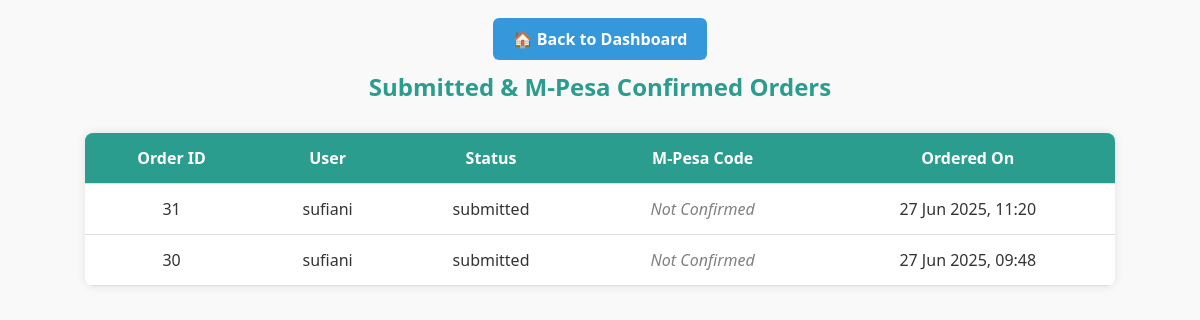
The page /admin/payment1.php (signed in) on the database as committed earlier.
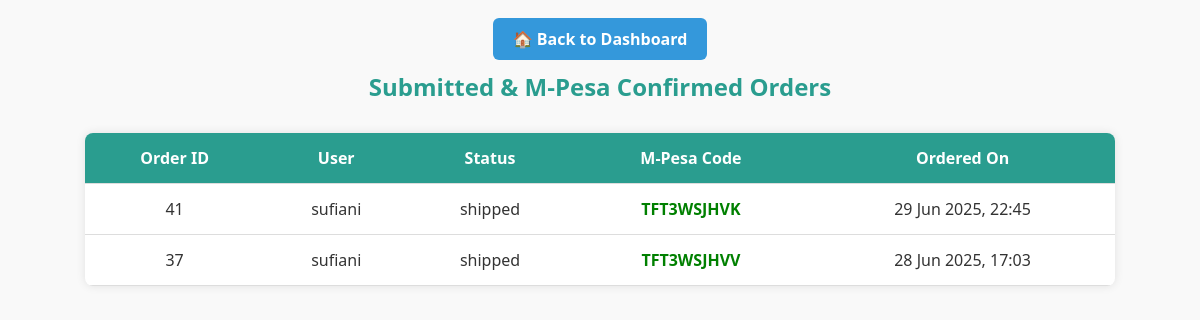
The same page on the database as committed later.
### tables this page shows
CREATE TABLE `orders` (
  `id` int(11) NOT NULL,
  `users_id` int(11) NOT NULL,
  `jersey_id` int(11) NOT NULL,
  `name` varchar(255) NOT NULL,
  `price` decimal(10,2) NOT NULL,
  `image_path` varchar(255) NOT NULL,
  `created_at` datetime DEFAULT current_timestamp(),
  `quantity` int(11) DEFAULT 1,
  `status` varchar(20) DEFAULT 'pending'
);

CREATE TABLE `users` (
  `id` int(11) NOT NULL,
  `username` varchar(30) NOT NULL,
  `password` varchar(255) NOT NULL,
  `email` varchar(50) NOT NULL,
  `created_at` timestamp NOT NULL DEFAULT current_timestamp(),
  `role` enum('user','admin') NOT NULL,
  `reset_token` varchar(64) DEFAULT NULL,
  `reset_token_expiry` datetime DEFAULT NULL
);

CREATE TABLE `tracker` (
  `id` int(11) NOT NULL,
  `orders_id` int(11) NOT NULL,
  `orders_status` varchar(20) NOT NULL,
  `mpesa_message` varchar(50) NOT NULL
);

### admin/payment1.php (the view, shortened to what this page needs)
<?php
include '../db.php';
$sql = "
    SELECT
        o.id AS order_id,
        u.username,
        o.status,
        t.mpesa_message,
        o.created_at
    FROM orders o
    JOIN users u ON o.users_id = u.id
    LEFT JOIN tracker t ON o.id = t.orders_id
    WHERE o.status = 'submitted' OR t.mpesa_message IS NOT NULL
    ORDER BY o.created_at DESC
";
$result = $conn->query($sql);
?>
<!DOCTYPE html>
<html lang="en">
<head>
</head>
<body>
<div class="top-bar">
    <a href="index.php">🏠 Back to Dashboard</a>
</div>
<h2>Submitted & M-Pesa Confirmed Orders</h2>
<?php if ($result && $result->num_rows > 0): ?>
    <table>
        <tr>
            <th>Order ID</th>
            <th>User</th>
            <th>Status</th>
            <th>M-Pesa Code</th>
            <th>Ordered On</th>
        </tr>
        <?php while ($row = $result->fetch_assoc()): ?>
            <tr>
                <td><?= htmlspecialchars($row['order_id']) ?></td>
                <td><?= htmlspecialchars($row['username']) ?></td>
                <td><?= htmlspecialchars($row['status']) ?></td>
                <td class="<?= $row['mpesa_message'] ? 'mpesa' : 'none' ?>">
                    <?= $row['mpesa_message'] ? htmlspecialchars($row['mpesa_message']) : 'Not Confirmed' ?>
                </td>
                <td><?= date('d M Y, H:i', strtotime($row['created_at'])) ?></td>
            </tr>
        <?php endwhile; ?>
    </table>
<?php else: ?>
    <p style="text-align:center; font-size: 1.1em;">No submitted or M-Pesa-confirmed orders found.</p>
<?php endif; ?>
</body>
</html>

Rows that differ between the two databases and show on the page:
removed orders: id "31", users.username "sufiani", status "submitted", shows "Not Confirmed", created_at "27 Jun 2025, 11:20"
removed orders: id "30", users.username "sufiani", status "submitted", shows "Not Confirmed", created_at "27 Jun 2025, 09:48"
added orders: id "41", users.username "sufiani", status "shipped", tracker.mpesa_message "TFT3WSJHVK", created_at "29 Jun 2025, 22:45"
added orders: id "37", users.username "sufiani", status "shipped", tracker.mpesa_message "TFT3WSJHVV", created_at "28 Jun 2025, 17:03"
